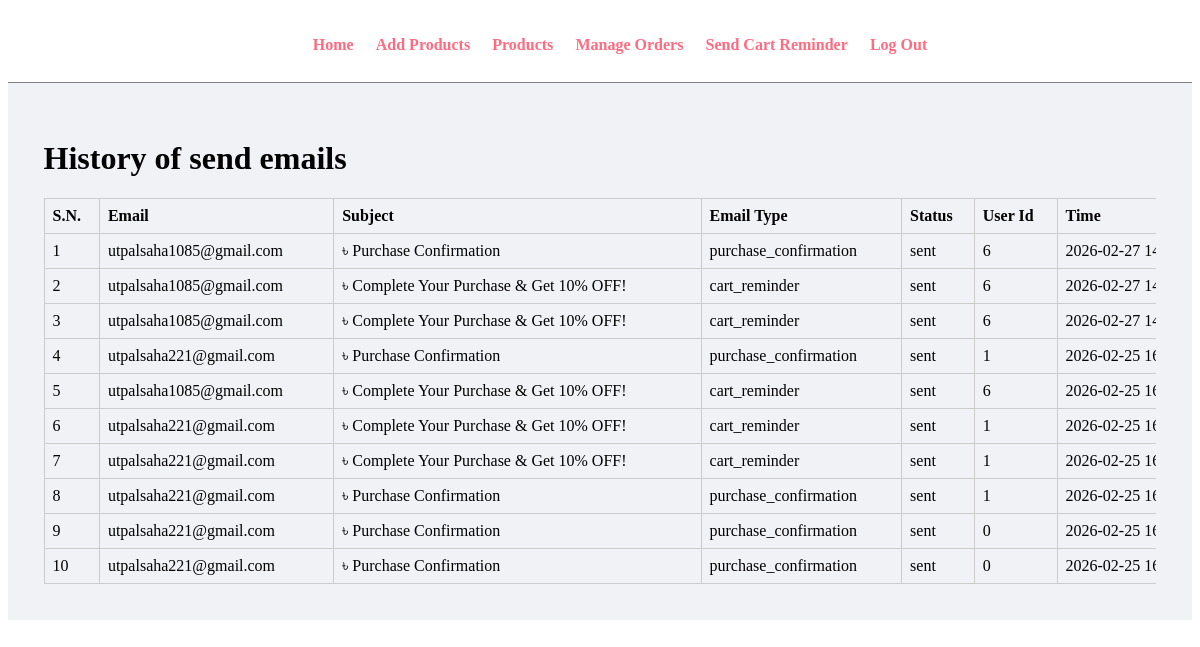
Before: /admin/mail-log.php (signed in) with the older database file.
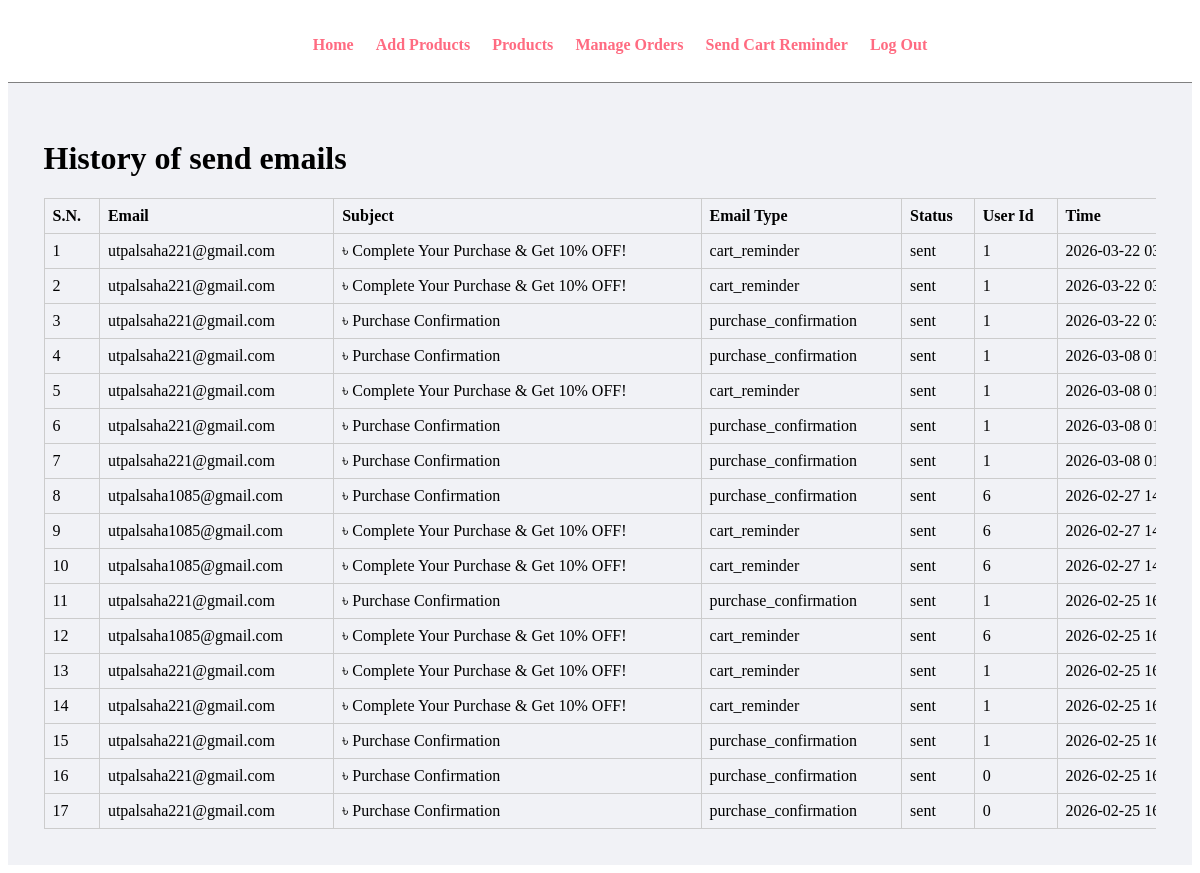
After: the same page with the newer database file.
### tables this page shows
CREATE TABLE `email_logs` (
  `id` int(11) NOT NULL,
  `user_id` int(11) DEFAULT NULL,
  `email` varchar(100) DEFAULT NULL,
  `subject` varchar(255) DEFAULT NULL,
  `email_type` varchar(50) DEFAULT NULL,
  `status` varchar(20) DEFAULT NULL,
  `sent_at` datetime DEFAULT current_timestamp()
);

### admin/mail-log.php (the view, shortened to what this page needs)
<?php
    include("../config/db.php");
    $sql = "SELECT * FROM email_logs ORDER BY id DESC";
    $res = mysqli_query($conn,$sql);
?>
<!DOCTYPE html>
<html lang="en">
<head>
    <link rel="stylesheet" href="../css/admin.css">
</head>
<body>
    <div class="menu text-center">
        <div class="wrapper">
            <ul>
                <li><a href="dashboard.php">Home</a></li>
                <li><a href="add-products.php">Add Products</a></li>
                <li><a href="products.php">Products</a></li>
                <li><a href="manage-orders.php">Manage Orders</a></li>
                <li><a href="send-cart-reminder.php">Send Cart Reminder</a></li>
                <li><a href="../authentication/logout.php">Log Out</a></li>
            </ul>
        </div>
    </div>
<div class="main-content">
    <div class="table-wrapper">
    <h1>History of send emails</h1>
    <table class="tbl-full1">
    <tr>
            <th>S.N.</th>
            <th>Email</th>
            <th>Subject</th>
            <th>Email Type</th>
            <th>Status</th>
            <th>User Id</th>
            <th>Time</th>
    </tr>
            <?php
            $sn = 1;
            while($row=mysqli_fetch_assoc($res))
            {
            ?>
            <tr>
            <td>
            <?php echo $sn++; ?>
            </td>
            <td>
            <?php echo $row['email']; ?>
            </td>
            <td>
            ৳ <?php echo $row['subject']; ?>
            </td>
            <td>
            <?php echo $row['email_type']; ?>
            </td>
            <td>
            <?php echo $row['status']; ?>
            </td>
            <td>
            <?php echo $row['user_id']; ?>
            </td>
            <td>
            <?php echo $row['sent_at']; ?>
            </td>
            </tr>
            <?php
            }
            ?>
    </table>
    </div>
</div>
</body>
</html>

### css/admin.css (style rules this page uses)
.menu { border-bottom: 1px solid gray; }
.menu ul { list-style-type: none; }
.menu ul li { display: inline; padding: 1%; }
.menu ul li a { text-decoration: none; font-weight: bold; color: #ff6b81; }
.wrapper { padding: 1%; width: 80%; margin: 0 auto; }
.text-center { text-align: center; }
.main-content { background-color: #f1f2f6; padding: 3%; }
.table-wrapper { overflow-x: auto; width: 100%; }
.tbl-full1 { border-collapse: collapse; min-width: 1200px; }
.tbl-full1 th, .tbl-full1 td { padding: 8px; border: 1px solid #ccc; text-align: left; white-space: nowrap; }

Changed rows visible on the page:
added email_logs: email "utpalsaha221@gmail.com", subject "Complete Your Purchase & Get 10% OFF!", email_type "cart_reminder", status "sent", user "1", sent_at "2026-03-22…"
added email_logs: email "utpalsaha221@gmail.com", subject "Complete Your Purchase & Get 10% OFF!", email_type "cart_reminder", status "sent", user "1", sent_at "2026-03-22…"
added email_logs: email "utpalsaha221@gmail.com", subject "Purchase Confirmation", email_type "purchase_confirmation", status "sent", user "1", sent_at "2026-03-22…"
added email_logs: email "utpalsaha221@gmail.com", subject "Purchase Confirmation", email_type "purchase_confirmation", status "sent", user "1", sent_at "2026-03-08…"
added email_logs: email "utpalsaha221@gmail.com", subject "Complete Your Purchase & Get 10% OFF!", email_type "cart_reminder", status "sent", user "1", sent_at "2026-03-08…"
added email_logs: email "utpalsaha221@gmail.com", subject "Purchase Confirmation", email_type "purchase_confirmation", status "sent", user "1", sent_at "2026-03-08…"
added email_logs: email "utpalsaha221@gmail.com", subject "Purchase Confirmation", email_type "purchase_confirmation", status "sent", user "1", sent_at "2026-03-08…"
